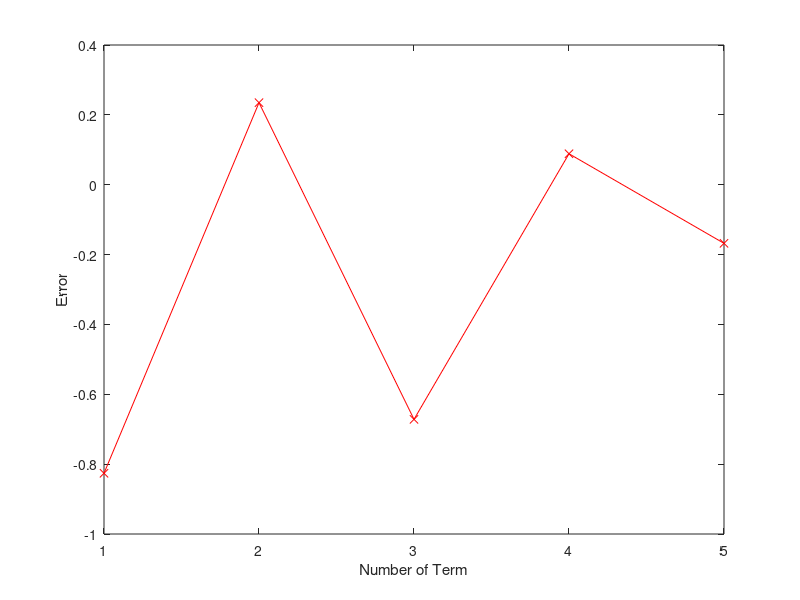

This figure's MATLAB source:
clc
clear all
close all
format long

N=input('Enter number of Terms : ')
n=1:1:N;
error=zeros(1,N);

denom=1;
for i=0:N-1
    denom=2+(2*(N-i)+1)^2/denom;
    pi_appr=4/(1+1/denom);
    error(i+1)=pi-pi_appr;%(Index Value Should be started from 1 but error equation's start from 0(i+1 actually denotes index)
end
display(pi_appr)
plot(n,error,'rx-');
%semilogx(n,error,'rx-');
xlabel('Number of Term');
ylabel('Error')